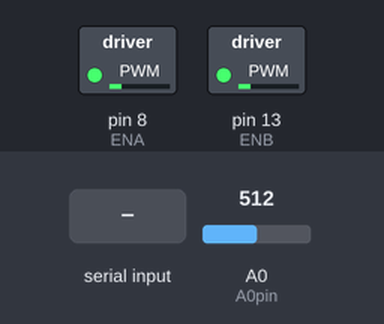
Bench run of a sketch on a simulated Arduino Mega 2560, built with avr-gcc and run on an emulated ATmega2560. Parts: switched loads named in the sketch (green lamp = pin HIGH). Inputs (shaded band) come from the test bench; at power-on: A0 (A0pin) = 512. Pins used as bus, display or sensor lines are not drawn; what the sketch prints to the serial monitor is not drawn.

Above: at 1.2 s.
1.3 s: "0" received over the second serial link
At 2.5 s:
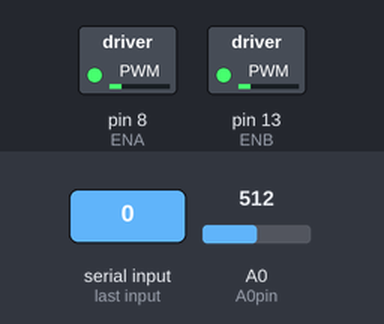
2.8 s: "1" received over the second serial link
At 3.8 s:
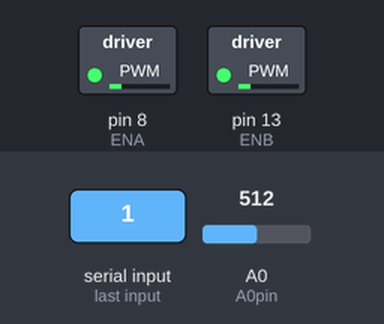
4.3 s: A0 (A0pin) set to 206
7.3 s: A0 (A0pin) set to 181
Timing chart, 0 to 10.2 s (numbered marks = the images above; inputs shaded):
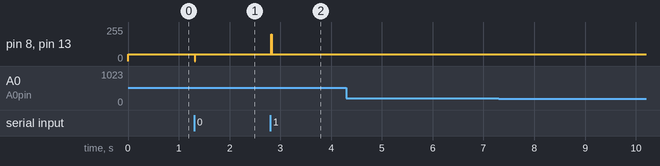

Measured:
- after the input at 1.3 s, pin 8 (ENA), pin 13 (ENB): 50/255 → 0/255 at once, → 50/255 0.01 s later
- after the input at 2.8 s, pin 8 (ENA), pin 13 (ENB): 50/255 → 200/255 at once, → 50/255 0.01 s later
- after the input at 4.3 s, every drawn part: stays the same
- after the input at 7.3 s, every drawn part: stays the same

The sketch:

20231023.ino
```cpp
#include <MPU6050_tockn.h>
#include <MsTimer2.h>

#define RAD2DEG(x)    (x*180.0/3.14159)
#define DEG2RAD(x)    (x*3.14159/180.0)
#define wheel_track  0.144     //m단위로 구하기    0.1인경우 10cm


#define A0pin A0
#define SIpin  22
#define CLKpin  23
#define NPIXELS 128

#define BTSerial Serial1
#define BT_BAUDRATE 9600
#define RxD 17
#define TxD 16

#define ENA 8
#define IN1 9
#define IN2 10
#define IN3 11
#define IN4 12
#define ENB 13
#define NPIXELS 128

double kp_vision = 0.1;
double kd_vision = 0.3;
double ki_vision = 0.0;
double error = 0.0;
double error_old = 0.0;
double Target = NPIXELS / 2;
/////////////imu////////////////

#include <Wire.h>
MPU6050 mpu6050(Wire);


byte Pixel[NPIXELS];
byte LineSensor_threshold_Data[NPIXELS];
int LineSensor_Data[NPIXELS];
int LineSensor_Data_Adaption[NPIXELS];
int MAX_LineSensor_Data[NPIXELS];
int MIN_LineSensor_Data[NPIXELS];
int flag_line_adapation;

#define FASTADC 1

#define cbi(sfr, bit) (_SFR_BYTE(sfr) &= ~_BV(bit))
#define sbi(sfr, bit) (_SFR_BYTE(sfr) |= _BV(bit))
//송의준 만도5기 탈락

void setup()
{
  // put your setup code here, to run once:
  int i;
  for (i = 0; i < NPIXELS; i++)
  {
    LineSensor_Data[i] = 0;
    LineSensor_Data_Adaption[i] = 0;
    MAX_LineSensor_Data[i] = 1023;  // 0
    MIN_LineSensor_Data[i] = 0;     // 1023
  }
  pinMode(SIpin, OUTPUT);
  pinMode(CLKpin, OUTPUT);
  pinMode(A0pin, INPUT);

  digitalWrite(SIpin, LOW);   //IDLE state
  digitalWrite(CLKpin, LOW);  //IDLE state

  BTSerial.begin(BT_BAUDRATE);
#if FASTADC
  sbi(ADCSRA, ADPS2);
  cbi(ADCSRA, ADPS1);
  cbi(ADCSRA, ADPS0);
#endif

  flag_line_adapation = 0;
  Serial.begin(115200);
  Serial.println("TSL1401");
}
void threshold_line_image(int threshold_value)
{
  for (int i = 0; i < NPIXELS; i++)
  {
    if (Pixel[i] >= threshold_value)
    {
      LineSensor_threshold_Data[i] = 255;
    }
    else
    {
      LineSensor_threshold_Data[i] = 0;
    }
  }
}
void read_line_camera(void)
{
  delay(1);
  digitalWrite (CLKpin, LOW);
  digitalWrite (SIpin, HIGH);
  digitalWrite (CLKpin, HIGH);
  digitalWrite (SIpin, LOW);
  delayMicroseconds(1);

  for (int i = 0; i < NPIXELS; i++)
  {
    Pixel[i] = analogRead (A0pin) / 4; // 8-bit is enough
    digitalWrite (CLKpin, LOW);
    delayMicroseconds(1);
    digitalWrite (CLKpin, HIGH);
  }
  digitalWrite (CLKpin, LOW);
}

double line_centroid(void)
{
  double centroid = 0.0;
  double mass_sum = 0;

  for (int i = 0; i < NPIXELS; i++)
  {
    mass_sum += LineSensor_threshold_Data[i];
    centroid += LineSensor_threshold_Data[i] * i;
  }
  centroid = centroid / mass_sum;

  return centroid;
}
void motor_R_control(int motor_speed_R) // 모터 A의 속도(speed)제어
{
  if (motor_speed_R >= 0)
  {
    digitalWrite(IN1, LOW);         //모터의 방향 제어
    digitalWrite(IN2, HIGH);
    if (motor_speed_R >= 255) motor_speed_R = 255;
    analogWrite(ENA, motor_speed_R); //모터의 속도 제어
  }
  else
  {
    digitalWrite(IN1, HIGH);
    digitalWrite(IN2, LOW);
    if (motor_speed_R <= -255) motor_speed_R = -255;
    analogWrite(ENA, -motor_speed_R);
  }
}

void motor_L_control(int motor_speed_L) // 모터 A의 속도(speed)제어
{
  if (motor_speed_L >= 0)
  {
    digitalWrite(IN3, HIGH);         //모터의 방향 제어
    digitalWrite(IN4, LOW);
    if (motor_speed_L >= 255) motor_speed_L = 255;
    analogWrite(ENB, motor_speed_L); //모터의 속도 제어
  }
  else
  {
    digitalWrite(IN3, LOW);
    digitalWrite(IN4, HIGH);
    if (motor_speed_L <= -255) motor_speed_L = -255;
    analogWrite(ENB, -motor_speed_L);
  }
}


double PID_control(double line_center)
{
  /*
    double kp_vision = 0.1;
    double kd_vision = 0.3;
    double ki_vision = 0.0;
    double error = 0.0;
    double error_old = 0.0;
    double Target = NPIXELS/2;
  */
  int pwm_value = 0;
  double error_d = 0;
  error = Target - line_center;
  error_d = error - error_old;
  pwm_value = int(kp_vision * error + kd_vision * error_old);
  if (pwm_value >= 200)  pwm_value = 200;
  if (pwm_value <= -200) pwm_value = -200;
  error_old = error;
  return pwm_value;
}

void vision_line_control(int base_speed, double l_c)
{
  int pwm_control_value = PID_control(l_c);
  motor_L_control(base_speed + pwm_control_value);     //상황에 따라 + - 변경이된다. 변경될 경우 둘 다 반대로 변경
  motor_R_control(base_speed - pwm_control_value);
  //motor_control_left(base_speed + pwm_control_value);     //상황에 따라 + - 변경이된다. 변경될 경우 둘 다 반대로 변경
  //motor_control_right(base_speed - pwm_control_value);
}

void loop()
{
  // put your main code here, to run repeatedly:
  double cx = 0;
  int c_x_int;
  read_line_camera();
  threshold_line_image(50);
  cx = line_centroid();
  vision_line_control(50, cx);
  for (int i = 0; i < NPIXELS; i++)
  {
    Serial.print(LineSensor_threshold_Data[i] + 1);
    Serial.print(" ");

  }
  c_x_int = (int)cx;
  Serial.print(cx);
  Serial.print(" ");
  Serial.println(" ");


  if (BTSerial.available())
  {
    char command = BTSerial.read();
    if (command == '1')
    {
      // Move forward
      motor_L_control(200);
      motor_R_control(200);
    }
    else if (command == '2')
    {
      // Move backward
      motor_L_control(-200);
      motor_R_control(-200);
    }
    else if (command == '3')
    {
      // Turn right
      motor_L_control(200);
      motor_R_control(-200);
    }
    else if (command == '4')
    {
      // Turn left
      motor_L_control(-200);
      motor_R_control(200);
    }
    else
    {
      // Stop
      motor_L_control(0);
      motor_R_control(0);
    }
  }
  //송의준 만도5기 탈락
}
```
